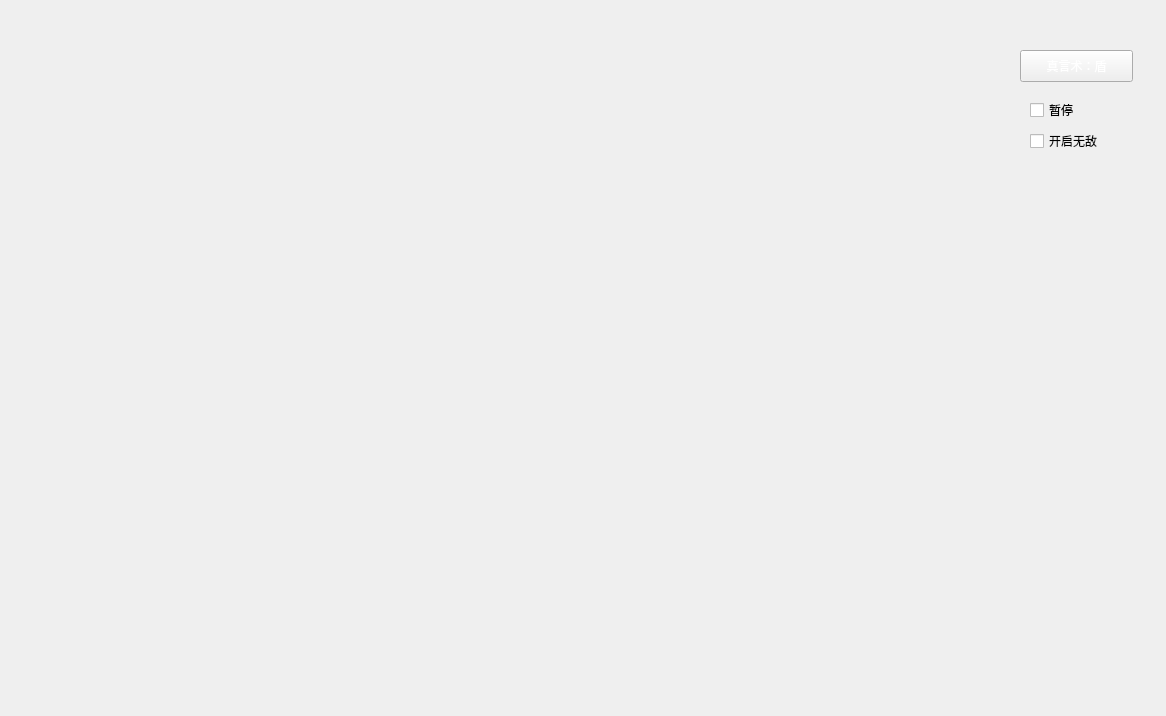
<?xml version="1.0" encoding="UTF-8"?>
<ui version="4.0">
 <class>MainWindow</class>
 <widget class="QMainWindow" name="MainWindow">
  <property name="geometry">
   <rect>
    <x>0</x>
    <y>0</y>
    <width>1166</width>
    <height>716</height>
   </rect>
  </property>
  <property name="windowTitle">
   <string>MainWindow</string>
  </property>
  <widget class="QWidget" name="centralWidget">
   <widget class="QWidget" name="widget" native="true">
    <property name="geometry">
     <rect>
      <x>80</x>
      <y>170</y>
      <width>480</width>
      <height>320</height>
     </rect>
    </property>
    <property name="minimumSize">
     <size>
      <width>480</width>
      <height>320</height>
     </size>
    </property>
    <property name="maximumSize">
     <size>
      <width>480</width>
      <height>320</height>
     </size>
    </property>
    <property name="autoFillBackground">
     <bool>false</bool>
    </property>
    <property name="styleSheet">
     <string notr="true"/>
    </property>
   </widget>
   <widget class="QCheckBox" name="checkBox">
    <property name="geometry">
     <rect>
      <x>1030</x>
      <y>130</y>
      <width>87</width>
      <height>22</height>
     </rect>
    </property>
    <property name="text">
     <string>开启无敌</string>
    </property>
   </widget>
   <widget class="QPushButton" name="pushButton">
    <property name="geometry">
     <rect>
      <x>1020</x>
      <y>50</y>
      <width>113</width>
      <height>32</height>
     </rect>
    </property>
    <property name="styleSheet">
     <string notr="true">color: qlineargradient(spread:pad, x1:0, y1:0, x2:1, y2:0, stop:0 rgba(0, 0, 0, 255), stop:1 rgba(255, 255, 255, 255));</string>
    </property>
    <property name="text">
     <string>真言术：盾</string>
    </property>
   </widget>
   <widget class="QCheckBox" name="checkBox_2">
    <property name="geometry">
     <rect>
      <x>1030</x>
      <y>100</y>
      <width>87</width>
      <height>20</height>
     </rect>
    </property>
    <property name="text">
     <string>暂停</string>
    </property>
   </widget>
  </widget>
 </widget>
 <layoutdefault spacing="6" margin="11"/>
 <resources/>
 <connections/>
</ui>
